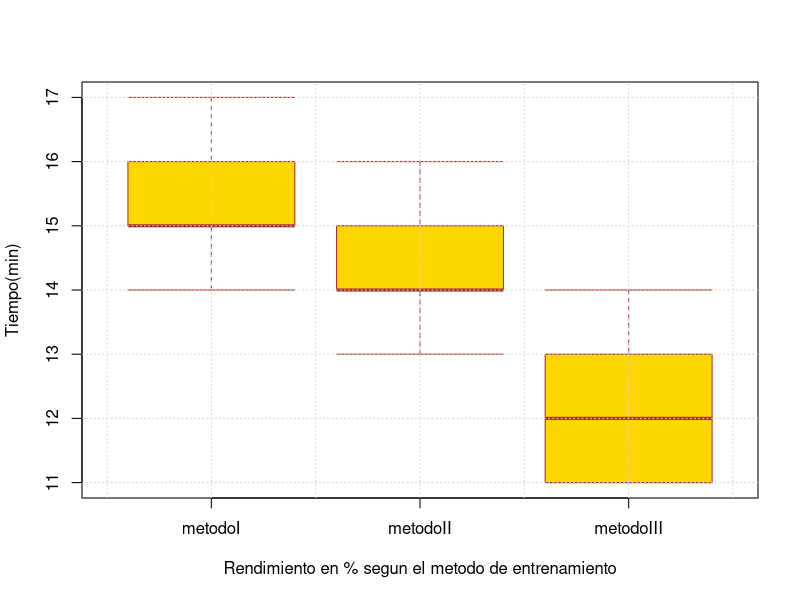

Here is the R script that generated this plot:
#A
metodoI<-c(15,16,14,15,17)
metodoII<-c(14,13,15,16,14)
metodoIII<-c(13,12,11,14,11)

n <-length(metodoI)
y <- c(metodoI,metodoII,metodoIII)

meany <- mean(y)
STC<-sum((y-meany)^2);STC

SCT <- n*((mean(metodoI)-meany)^2+(mean(metodoII)-meany)^2+(mean(metodoIII)-meany)^2)
SCT

SCE<-STC-SCT;SCE

s12<-SCT/2;s12

s2<-SCE/(12);s2

FA<-s12/s2;FA

qf(0.95,2,12)
#Se rechaza ya que la H0 o Hipotesis nula ya que  FA > 3.885294

datos<-data.frame(time=c(metodoI,metodoII,metodoIII))
grupo = factor(c(rep(1,n),rep(2,n),rep(3,n)))
attach(datos)
ANOVA<-aov(time~grupo,data = datos)
summary(ANOVA)
qf(0.95,2,12)
#B
xdatos<-data.frame(metodoI,metodoII,metodoIII)
boxplot(xdatos,col = "gold",ylab="Tiempo(min)",xlab="Rendimiento en % segun el metodo de entrenamiento",staplewex=1,border = "brown")
grid()
#el metodoIII es el metodo superior, debido a que es el que muestra un mejor resultado de los tres metodos
